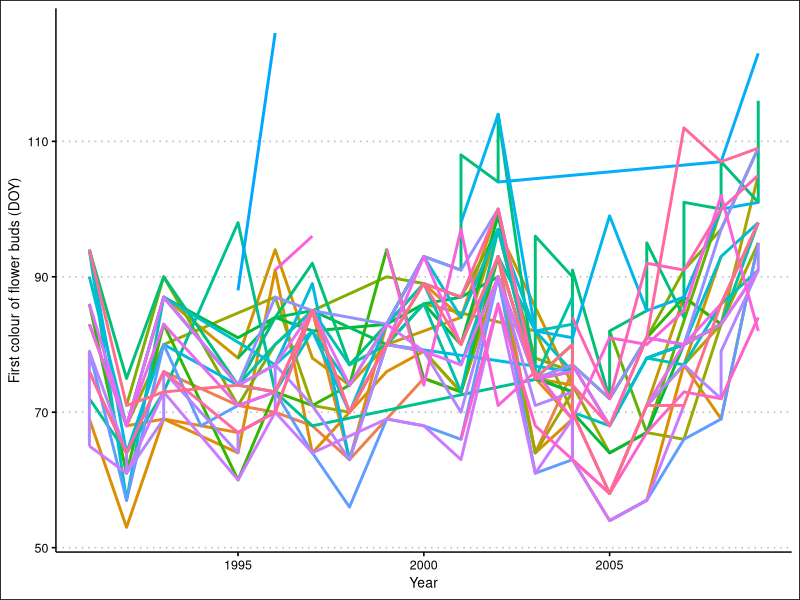
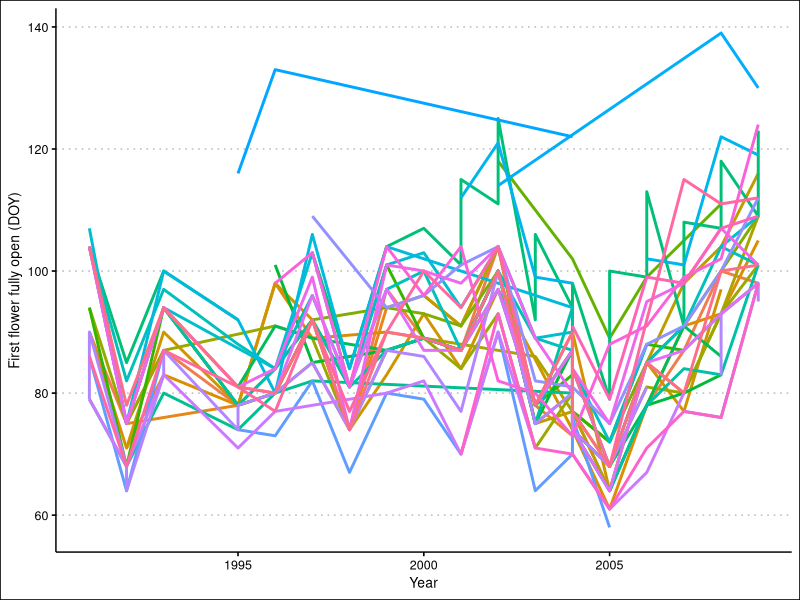
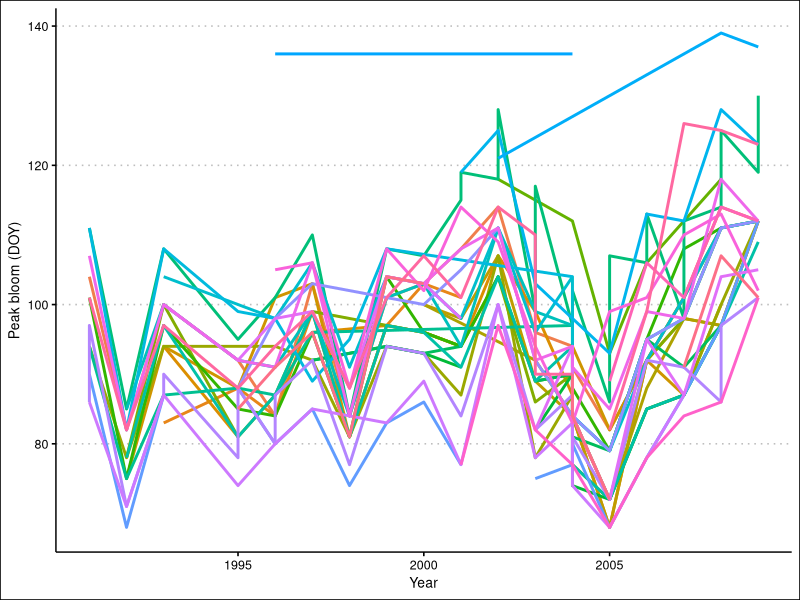
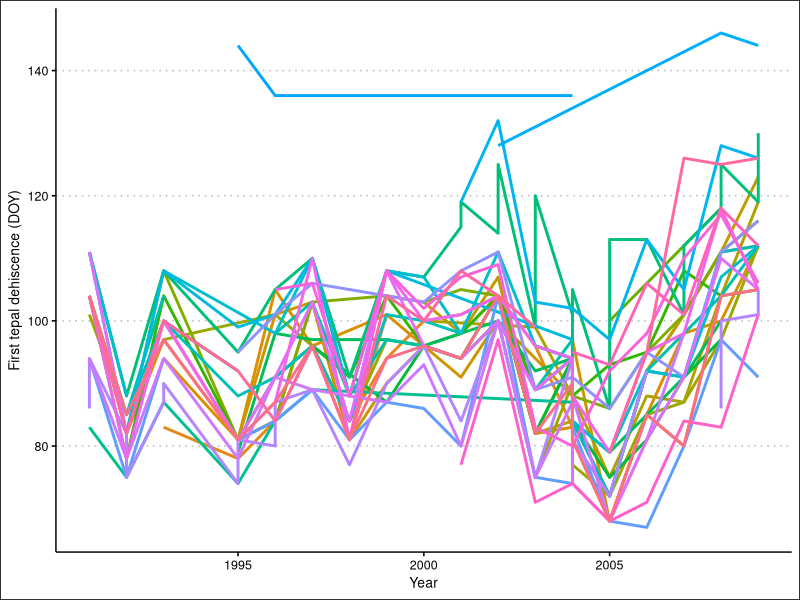
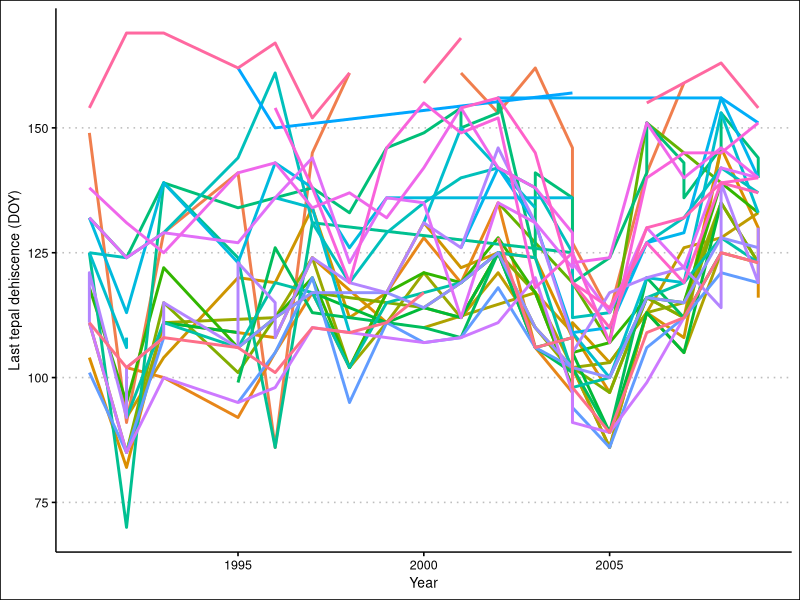
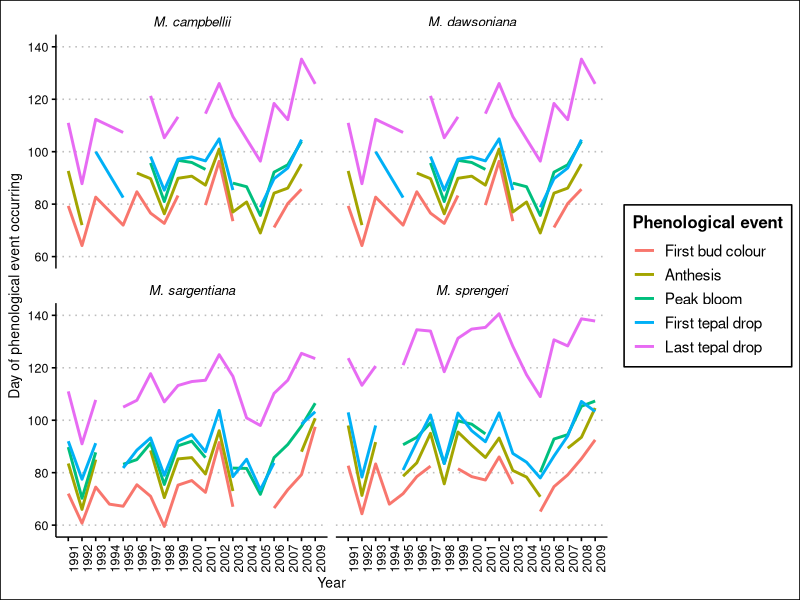
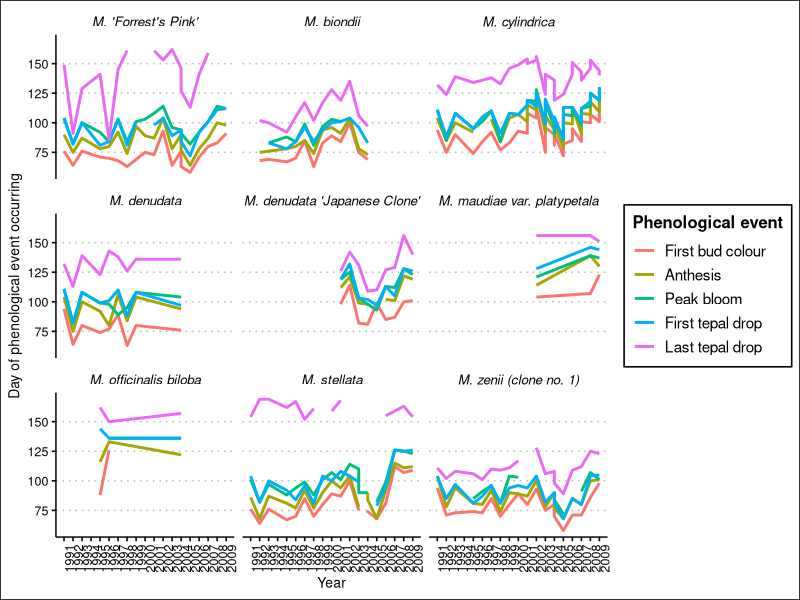

R code for these plots, in order:
# ## Started 18 Jan 2024 ##
# ## By Lizzie ##
# ## Looking at some Magnolia data ##
# 
# ## From UBC botanical garden ## 
# 
# ## housekeeping
# rm(list=ls()) 
# options(stringsAsFactors = FALSE)
# 
# # setwd("~/Documents/git/projects/misc/miscmisc/magnoliaubc/analyses")
# 
# # install.packages("viridis")
# 
# ## packages
# library(ggplot2)
# library(gridExtra)
# library(viridis)
# 
# d  <- read.csv("analyses/input/Magnolia Phenology Study to 2013.csv")
# # d$firstbudcolordate <- as.Date()
# # d$firstbudcolordate <- as.Date()
# d$firstbudcolordate <- as.Date(d$First.bud.colour, format="%d-%b-%Y")
# d$firstbudcolordoy <- format(d$firstbudcolordate,"%j")
# d$firstbudcoloryr <- format(d$firstbudcolordate,"%Y")
# # Ugh ... I don't think the above is good, as we'd have to do every column with a date, we should try..
# # MELTING (or reshaping from wide to long) so we get all the date columns in one columns and have...
# # another column for 'event'
# 
# plot(d, aes(x=firstbudcoloryr, y=firstbudcolordoy))+
# 	geom_line(color=Name) # oy -- not working! Need to clean up the name column using grep




# <><><><><><><><><><><><><><><><><><><><><><><><><><><><><><><><><><><><><><><><><><><><><><><><><><><><><><>

# 23/1/2023
# JUSTIN's  efforts

rm(list = ls())

# trying to turn all the columns into one column for easier DOY conversion
library(tidyverse)
# install.packages("reshape")
library(reshape)
library(lubridate)
library(ggthemes)


magnolia <- read.csv("analyses/input/Magnolia Phenology Study to 2013.csv")
magselect <- magnolia %>%
  select(-X.1,-X.2,-X.3,-X.4,-X.5) %>%
  as.data.frame() #I just tossed this in here since it seemed to fix some date issues

# M. sprengeri 'Copeland Court' has wack date values so I'm going to filter it out and then change them separately before adding it back into the main dataframe since I'm not sure how to modify only one range of rows

magfilter <- magselect %>%
  filter(Name != "M. sprengeri 'Copeland Court'")
copeland <- magselect %>%
  filter(Name == "M. sprengeri 'Copeland Court'")

# working on the other species/cultivars first
maglong <- melt(magfilter, id.vars=c("X","Ref..No.","Location","Name","year","Accession.Number"),
                      var = "event")
magdate <- maglong %>%
  mutate(value=dmy(value))
magdate$value <- as.Date(magdate$value)
magdate$year <- year(magdate$value)
# magdoy <- magdate %>%
#   mutate(doy = yday(value)) 
# for some reason, applying yday() here to convert to doy messes up the format when doing pivot_wider

magwide <- magdate %>%
  group_by(event)%>%
  mutate(row=row_number()) %>%
  pivot_wider(names_from = event, values_from = value) %>%
  drop_na(Ref..No.)

# try doy conversion here? less elegant but avoids the format issue
magw_doy <- magwide %>%
  mutate(bud.colour = yday(First.bud.colour),
         anthesis = yday(First.flower.fully.open),
         peak.bloom = yday(Peak.bloom),
         tepal.drop.first = yday(First.tepal.drop),
         tepal.drop.last = yday(Last.tepal.drop))

# now adding in copeland court
copeland$First.bud.colour <- paste(copeland$year, copeland$First.bud.colour, sep = "/")
copeland$First.flower.fully.open <- paste(copeland$year, copeland$First.flower.fully.open, sep = "/")
copeland$Peak.bloom <- paste(copeland$year, copeland$Peak.bloom, sep = "/")
copeland$First.tepal.drop <- paste(copeland$year, copeland$First.tepal.drop, sep = "/")
copeland$Last.tepal.drop <- paste(copeland$year, copeland$Last.tepal.drop, sep = "/")

copelandlong <- copeland %>%
  melt(id.vars=c("X","Ref..No.","Location","Name","year","Accession.Number"),
                              var = "event")
copelanddate <- copelandlong %>%
  mutate(value=ydm(value))
# Copeland Court already has years entered in

copelandwide <- copelanddate %>%
  group_by(event)%>%
  mutate(row=row_number()) %>%
  pivot_wider(names_from = event, values_from = value) %>%
  drop_na(Ref..No.)

copelandw_doy <- copelandwide %>%
  mutate(bud.colour = yday(First.bud.colour),
         anthesis = yday(First.flower.fully.open),
         peak.bloom = yday(Peak.bloom),
         tepal.drop.first = yday(First.tepal.drop),
         tepal.drop.last = yday(Last.tepal.drop))

# Combining all the cultivars together now
as.data.frame(magw_doy)
as.data.frame(copelandw_doy)
magbind <- bind_rows(magw_doy,copelandw_doy)

budplot <- magbind %>%
  ggplot(aes(x = year,
             y = bud.colour,
             colour = Name)) +
  geom_line(linewidth = 1) +
  labs(x = "Year",
       y = "First colour of flower buds (DOY)")+
  theme_clean() +
  theme(legend.position = "none")
budplot
# ummm....it looks crazy, but there seem to be trends

# trying other blooming stages
anthesisplot <- magbind %>%
  ggplot(aes(x = year,
             y = anthesis,
             colour = Name)) +
  geom_line(linewidth = 1) +
  labs(x = "Year",
       y = "First flower fully open (DOY)")+
  theme_clean() +
  theme(legend.position = "none")
anthesisplot

# peak bloom
peakplot <- magbind %>%
  ggplot(aes(x = year,
             y = peak.bloom,
             colour = Name)) +
  geom_line(linewidth = 1) +
  labs(x = "Year",
       y = "Peak bloom (DOY)")+
  theme_clean() +
  theme(legend.position = "none")
peakplot

# first tepal dropping
tepalplot <- magbind %>%
  ggplot(aes(x = year,
             y = tepal.drop.first,
             colour = Name)) +
  geom_line(linewidth = 1) +
  labs(x = "Year",
       y = "First tepal dehiscence (DOY)")+
  theme_clean() +
  theme(legend.position = "none")
tepalplot

# last tepal dropping
witherplot <- magbind %>%
  ggplot(aes(x = year,
             y = tepal.drop.last,
             colour = Name)) +
  geom_line(linewidth = 1) +
  labs(x = "Year",
       y = "Last tepal dehiscence (DOY)")+
  theme_clean() +
  theme(legend.position = "none")
witherplot

# would it be useful to look at mean temperature from March-June in the years and see if they match the events? Just a thought that Adriana might like

# Can we do average DOY of phenological event to see if there's a strong pattern? Or divide it by species so its more digestible at least
# here I set any species with more than 3 cultivars to be split up into their own section
unique(magbind$Name)

campbellii <- magbind %>%
  filter(grepl("campbellii",Name))

dawsoniana <- magbind %>%
  filter(grepl("dawsoniana",Name))

sargentiana <- magbind %>%
  filter(grepl("sargentiana",Name))

sprengeri <- magbind %>%
  filter(grepl("sprengeri",Name))

misc <- magbind %>%
  filter(!grepl("campbellii",Name))%>%
  filter(!grepl("dawsoniana",Name))%>%
  filter(!grepl("sargentiana",Name))%>%
  filter(!grepl("sprengeri",Name))

# making averages for each phenological event
campbellavg <- campbellii %>%
  group_by(year) %>%
  summarize(bud.colour.avg = mean(bud.colour),
            anthesis.avg = mean(anthesis),
            peak.avg = mean(peak.bloom),
            tepalfirst.avg = mean(tepal.drop.first),
            tepallast.avg = mean(tepal.drop.last))
campbell.long <- campbellavg %>%
  reshape2::melt(id.vars = "year",
       var = "event")%>%
  mutate(species = "M. campbellii")

dawsonavg <- dawsoniana %>%
  group_by(year) %>%
  summarize(bud.colour.avg = mean(bud.colour),
            anthesis.avg = mean(anthesis),
            peak.avg = mean(peak.bloom),
            tepalfirst.avg = mean(tepal.drop.first),
            tepallast.avg = mean(tepal.drop.last))
dawson.long <- campbellavg %>%
  reshape2::melt(id.vars = "year",
                 var = "event") %>%
  mutate(species = "M. dawsoniana")

sargentavg <- sargentiana %>%
  group_by(year) %>%
  summarize(bud.colour.avg = mean(bud.colour),
            anthesis.avg = mean(anthesis),
            peak.avg = mean(peak.bloom),
            tepalfirst.avg = mean(tepal.drop.first),
            tepallast.avg = mean(tepal.drop.last))
sargent.long <- sargentavg %>%
  reshape2::melt(id.vars = "year",
                 var = "event") %>%
  mutate(species = "M. sargentiana")

sprengeravg <- sprengeri %>%
  group_by(year) %>%
  summarize(bud.colour.avg = mean(bud.colour),
            anthesis.avg = mean(anthesis),
            peak.avg = mean(peak.bloom),
            tepalfirst.avg = mean(tepal.drop.first),
            tepallast.avg = mean(tepal.drop.last))
sprenger.long <- sprengeravg %>%
  reshape2::melt(id.vars = "year",
                 var = "event") %>%
  mutate(species = "M. sprengeri")

miscselect <- misc %>%
  select(c(5,4,13,14,15,16,17))
misc.long <- miscselect %>%
  reshape2::melt(id.vars = c("year","Name"),
                 var = "event") %>%
  mutate(species = Name)%>%
  select(!Name) %>%
  drop_na(year)

# mag_group <- rbind(campbell.long,
#                    dawson.long,
#                    sargent.long,
#                    sprenger.long,
#                    misc.long)
# 
# mag_plot <- mag_group %>%
#   ggplot(aes(x = year,
#              y = value,
#              colour = event)) +
#   geom_line(linewidth = 1) +
#   labs(x = "Year",
#        y = "Day of phenological event occurring") +
#   theme_clean()
# mag_plot
# For now it's so confusing. Let me just look at the four grouped species first

mag_group2 <- rbind(campbell.long,
                   dawson.long,
                   sargent.long,
                   sprenger.long)
mag_group2 <- mag_group2 %>%
  drop_na(year)

# Plotting the four grouped species
mag_plot2 <- mag_group2 %>%
  ggplot(aes(x = year,
             y = value,
             colour = event)) +
  geom_line(linewidth = 1) +
  labs(x = "Year",
       y = "Day of phenological event occurring") +
  theme_clean() +
  facet_wrap(species ~ ., ncol = 2) +
  scale_x_continuous(labels = c(1991:2009), breaks = c(1991:2009)) +
  scale_color_hue(name = "Phenological event",
                  labels = c("First bud colour",
                             "Anthesis",
                             "Peak bloom",
                             "First tepal drop",
                             "Last tepal drop")) +
  theme(axis.text.x = element_text(angle = 90),
        strip.text.x = element_text(face = "italic"))
mag_plot2

# Now I can tackle the miscellaneous species
misc_plot <- misc.long %>%
  ggplot(aes(x = year,
             y = value,
             colour = event)) +
  geom_line(linewidth = 1) +
  labs(x = "Year",
       y = "Day of phenological event occurring") +
  theme_clean() +
  facet_wrap(species ~ ., ncol = 3) +
  scale_x_continuous(labels = c(1991:2009), breaks = c(1991:2009)) +
  scale_color_hue(name = "Phenological event",
                  labels = c("First bud colour",
                                "Anthesis",
                                "Peak bloom",
                                "First tepal drop",
                                "Last tepal drop")) +
  theme(axis.text.x = element_text(angle = 90),
        strip.text.x = element_text(face = "italic"))
misc_plot
